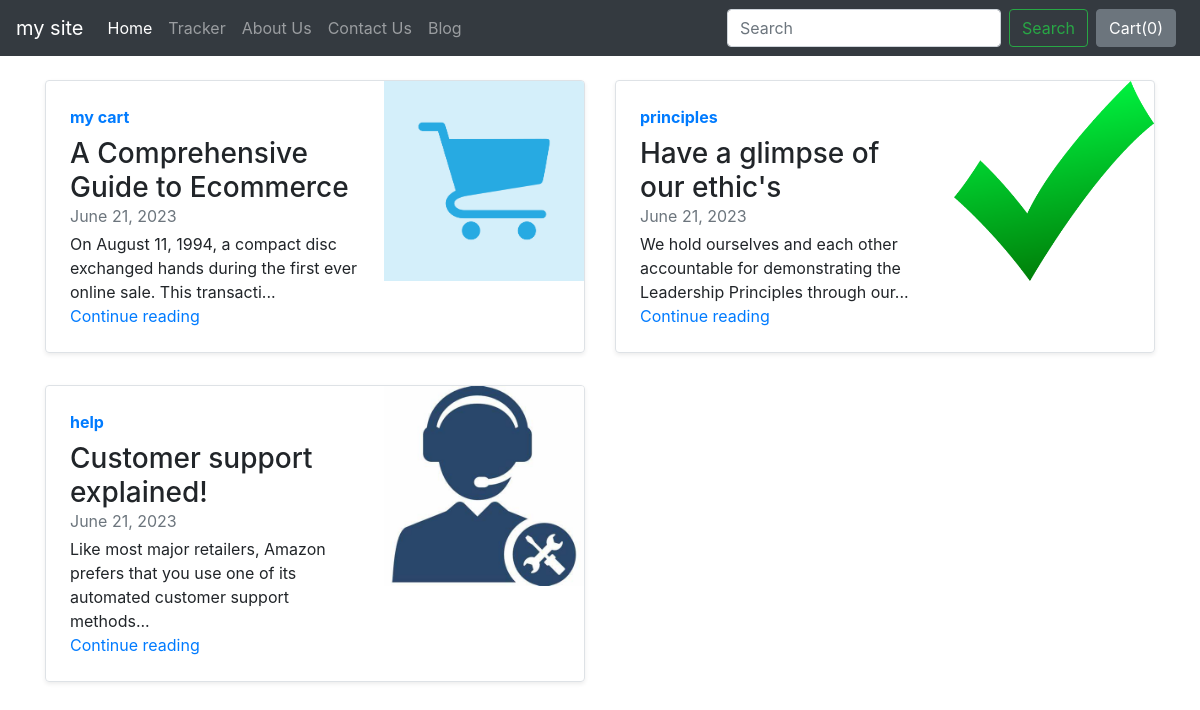
Screenshot of /blog/ with the database file from the repository.
### blog/models.py (models this page shows)
class Blogpost(models.Model):
    post_id= models.AutoField(primary_key=True)
    title= models.CharField(max_length=100)
    head0 = models.CharField(max_length=500, default="")
    chead0 = models.CharField(max_length=5000, default="")
    head1 = models.CharField(max_length=500, default="")
    chead1 = models.CharField(max_length=5000, default="")
    head2 = models.CharField(max_length=500, default="")
    chead2 = models.CharField(max_length=5000, default="")
    pub_date =models.DateField()
    thumbnail = models.ImageField(upload_to="shop/images", default="")
    def __str__(self):
        return self.title

### blog/views.py (the view)
# urls.py: path('', views.index, name="blogHome"),
def index(request):
    myposts = Blogpost.objects.all()
    print(myposts)
    return render(request, "blog/index.html", {'myposts':myposts})

### blog/templates/blog/index.html (shortened to what this page needs)
{% extends 'blog/basic.html' %}
{% block body %}
<div class="container mt-4">
  <div class="row my-2">
  {% for item in myposts %}
      <div class="col-md-6">
        <div class="row no-gutters border rounded overflow-hidden flex-md-row mb-4 shadow-sm h-md-250 position-relative">
          <div class="col p-4 d-flex flex-column position-static">
            <strong class="d-inline-block mb-2 text-primary">{{item.title}}</strong>
            <h3 class="mb-0">{{item.head0|slice:"0:34"}}</h3>
            <div class="mb-1 text-muted">{{item.pub_date}}</div>
            <p class="card-text mb-auto">{{item.chead0|slice:"0:100"}}...</p>
            <a href="blogpostt/{{item.post_id}}" class="stretched-link">Continue reading</a>
          </div>
          <div class="col-auto d-none d-lg-block">
            <img src="/media/{{item.thumbnail}}" class="bd-placeholder-img" width="200" height="250" xmlns="http://www.w3.org/2000/svg" preserveAspectRatio="xMidYMid slice" focusable="false" role="img" aria-label="Placeholder: Thumbnail">
          </div>
        </div>
      </div>
      {% if forloop.counter|divisibleby:2 and forloop.counter > 0 and not forloop.last %}
    </div>
    <div class="row my-2">
      {% endif %}
    {% endfor%}
    </div>
</div>
{% endblock %}

### blog/templates/blog/index.html (style rules this page uses)
.bd-placeholder-img { width: 200px; height: 200px; }

### rows the page displays
Blogpost: title "my cart", head0 "A Comprehensive Guide to Ecommerce", pub_date "June 21, 2023", chead0 "On August 11, 1994, a compact disc exchanged hands during the first ever online sale. This transacti", thumbnail (picture)
Blogpost: title "principles", head0 "Have a glimpse of our ethic's", pub_date "June 21, 2023", chead0 "We hold ourselves and each other accountable for demonstrating the Leadership Principles through our", thumbnail (picture)
Blogpost: title "help", head0 "Customer support explained!", pub_date "June 21, 2023", chead0 "Like most major retailers, Amazon prefers that you use one of its automated customer support methods", thumbnail (picture)
